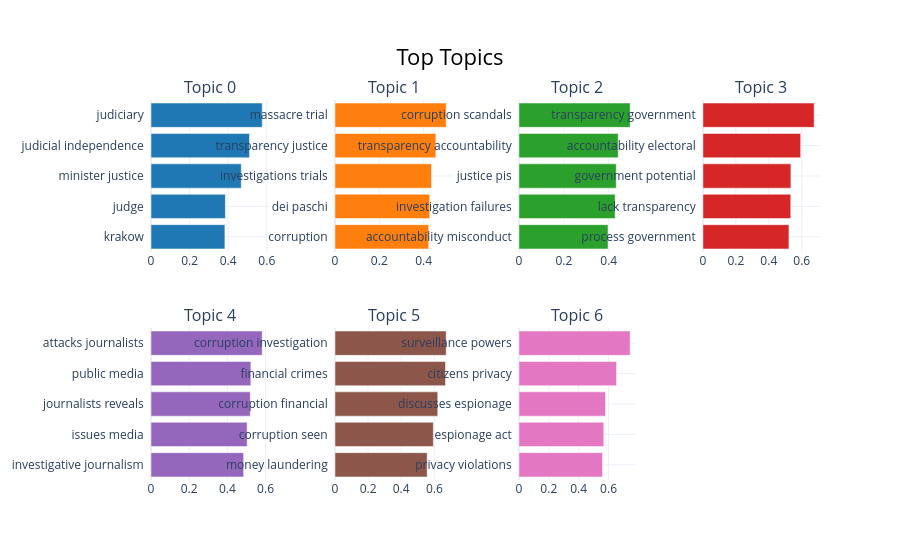
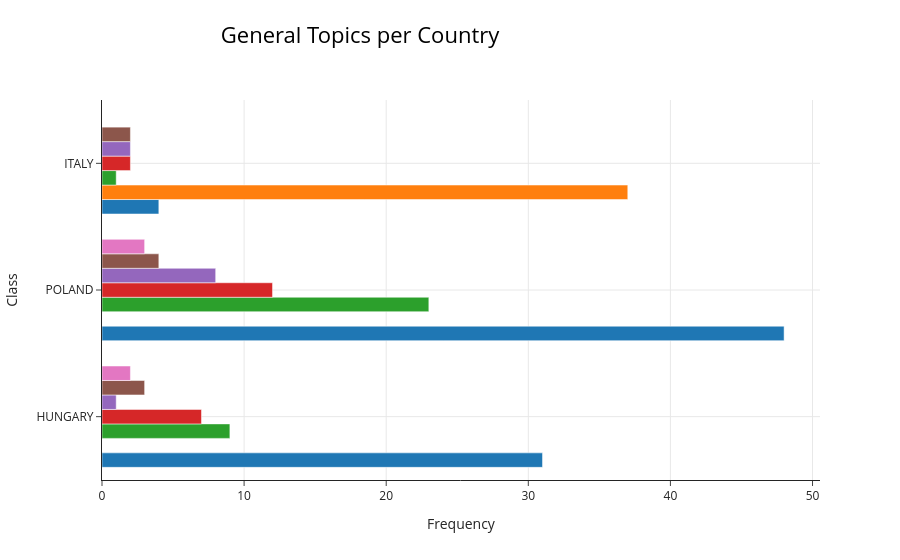

Source (notebook cell) for these figures, in order:
### Markdown cell above
# 1. Distribución de Temas
### 1.1 Distribución de Temas generales de Independencia Judicial

### Code cell
fig_bar_general = load_figure(f"bar_general_{MODULE1_STRATEGY}")
fig_bar_general.update_layout(width=None, height=None)
fig_bar_general.show()

fig_tpc_country = load_figure(f"tpc_general_{MODULE1_STRATEGY}_country")
fig_tpc_country.update_layout(width=None, height=None)
fig_tpc_country.show()

### Figure 1 — Plotly figure (JSON) as saved in the notebook; plotly's stock layout.template omitted (floating-point values rounded to 4 significant figures)
{"data": [{"marker": {"color": "#1f77b4"}, "orientation": "h", "type": "bar", "x": [0.383, 0.3854, 0.4677, 0.5104, 0.5764], "xaxis": "x", "y": ["krakow  ", "judge  ", "minister justice  ", "judicial independence  ", "judiciary  "], "yaxis": "y"}, {"marker": {"color": "#ff7f0e"}, "orientation": "h", "type": "bar", "x": [0.4226, 0.4272, 0.4355, 0.455, 0.5016], "xaxis": "x2", "y": ["corruption  ", "dei paschi  ", "investigations trials  ", "transparency justice  ", "massacre trial  "], "yaxis": "y2"}, {"marker": {"color": "#2ca02c"}, "orientation": "h", "type": "bar", "x": [0.3969, 0.4284, 0.4334, 0.4422, 0.4955], "xaxis": "x3", "y": ["accountability misconduct  ", "investigation failures  ", "justice pis  ", "transparency accountability  ", "corruption scandals  "], "yaxis": "y3"}, {"marker": {"color": "#d62728"}, "orientation": "h", "type": "bar", "x": [0.5221, 0.5332, 0.5339, 0.5931, 0.6751], "xaxis": "x4", "y": ["process government  ", "lack transparency  ", "government potential  ", "accountability electoral  ", "transparency government  "], "yaxis": "y4"}, {"marker": {"color": "#9467bd"}, "orientation": "h", "type": "bar", "x": [0.4853, 0.5037, 0.5201, 0.5231, 0.5826], "xaxis": "x5", "y": ["investigative journalism  ", "issues media  ", "journalists reveals  ", "public media  ", "attacks journalists  "], "yaxis": "y5"}, {"marker": {"color": "#8c564b"}, "orientation": "h", "type": "bar", "x": [0.5567, 0.594, 0.6206, 0.6674, 0.6716], "xaxis": "x6", "y": ["money laundering  ", "corruption seen  ", "corruption financial  ", "financial crimes  ", "corruption investigation  "], "yaxis": "y6"}, {"marker": {"color": "#e377c2"}, "orientation": "h", "type": "bar", "x": [0.5595, 0.568, 0.5798, 0.6533, 0.7447], "xaxis": "x7", "y": ["privacy violations  ", "espionage act  ", "discusses espionage  ", "citizens privacy  ", "surveillance powers  "], "yaxis": "y7"}], "layout": {"annotations": [{"font": {"size": 16}, "showarrow": false, "text": "Topic 0", "x": 0.0875, "xanchor": "center", "xref": "paper", "y": 1, "yanchor": "bottom", "yref": "paper"}, {"font": {"size": 16}, "showarrow": false, "text": "Topic 1", "x": 0.3625, "xanchor": "center", "xref": "paper", "y": 1, "yanchor": "bottom", "yref": "paper"}, {"font": {"size": 16}, "showarrow": false, "text": "Topic 2", "x": 0.6375, "xanchor": "center", "xref": "paper", "y": 1, "yanchor": "bottom", "yref": "paper"}, {"font": {"size": 16}, "showarrow": false, "text": "Topic 3", "x": 0.9125, "xanchor": "center", "xref": "paper", "y": 1, "yanchor": "bottom", "yref": "paper"}, {"font": {"size": 16}, "showarrow": false, "text": "Topic 4", "x": 0.0875, "xanchor": "center", "xref": "paper", "y": 0.4, "yanchor": "bottom", "yref": "paper"}, {"font": {"size": 16}, "showarrow": false, "text": "Topic 5", "x": 0.3625, "xanchor": "center", "xref": "paper", "y": 0.4, "yanchor": "bottom", "yref": "paper"}, {"font": {"size": 16}, "showarrow": false, "text": "Topic 6", "x": 0.6375, "xanchor": "center", "xref": "paper", "y": 0.4, "yanchor": "bottom", "yref": "paper"}], "hoverlabel": {"bgcolor": "white", "font": {"family": "Rockwell", "size": 16}}, "showlegend": false, "title": {"font": {"color": "Black", "size": 22}, "text": "Top Topics", "x": 0.5, "xanchor": "center", "yanchor": "top"}, "xaxis": {"anchor": "y", "domain": [0, 0.175], "showgrid": true}, "xaxis2": {"anchor": "y2", "domain": [0.275, 0.45], "showgrid": true}, "xaxis3": {"anchor": "y3", "domain": [0.55, 0.725], "showgrid": true}, "xaxis4": {"anchor": "y4", "domain": [0.825, 1], "showgrid": true}, "xaxis5": {"anchor": "y5", "domain": [0, 0.175], "showgrid": true}, "xaxis6": {"anchor": "y6", "domain": [0.275, 0.45], "showgrid": true}, "xaxis7": {"anchor": "y7", "domain": [0.55, 0.725], "showgrid": true}, "xaxis8": {"anchor": "y8", "domain": [0.825, 1], "showgrid": true}, "yaxis": {"anchor": "x", "domain": [0.6, 1], "showgrid": true}, "yaxis2": {"anchor": "x2", "domain": [0.6, 1], "showgrid": true}, "yaxis3": {"anchor": "x3", "domain": [0.6, 1], "showgrid": true}, "yaxis4": {"anchor": "x4", "domain": [0.6, 1], "showgrid": true}, "yaxis5": {"anchor": "x5", "domain": [0, 0.4], "showgrid": true}, "yaxis6": {"anchor": "x6", "domain": [0, 0.4], "showgrid": true}, "yaxis7": {"anchor": "x7", "domain": [0, 0.4], "showgrid": true}, "yaxis8": {"anchor": "x8", "domain": [0, 0.4], "showgrid": true}}}

### Figure 2 — Plotly figure (JSON) as saved in the notebook; plotly's stock layout.template omitted (floating-point values rounded to 4 significant figures)
{"data": [{"hoverinfo": "text", "hovertext": ["<b>Topic 0</b><br>Words: judicial, judiciary, judges, politicians, obt", "<b>Topic 0</b><br>Words: year, old, year old, court, minister", "<b>Topic 0</b><br>Words: potential manipulation, application, bias, case man, distorted"], "marker": {"color": "#1f77b4"}, "name": "0_judiciary_judicial independence_minist...", "orientation": "h", "type": "bar", "visible": true, "x": [31, 48, 4], "y": ["HUNGARY", "POLAND", "ITALY"]}, {"hoverinfo": "text", "hovertext": ["<b>Topic 1</b><br>Words: massacre, trial, mafia, crime, investigations"], "marker": {"color": "#ff7f0e"}, "name": "1_massacre trial_transparency justice_in...", "orientation": "h", "type": "bar", "visible": true, "x": [37], "y": ["ITALY"]}, {"hoverinfo": "text", "hovertext": ["<b>Topic 2</b><br>Words: lack accountability, accountability misconduct, scandal, bridge, funds", "<b>Topic 2</b><br>Words: corruption, discusses, visa, pis, scandal", "<b>Topic 2</b><br>Words: illegal activities, university, activities, illegal, delayed joining"], "marker": {"color": "#2ca02c"}, "name": "2_corruption scandals_transparency accou...", "orientation": "h", "type": "bar", "visible": true, "x": [9, 23, 1], "y": ["HUNGARY", "POLAND", "ITALY"]}, {"hoverinfo": "text", "hovertext": ["<b>Topic 3</b><br>Words: impact, neutral, consultations, open government, influence secret", "<b>Topic 3</b><br>Words: transparency accountability, accountability, envelope elections, envelope, institutions", "<b>Topic 3</b><br>Words: actionaid, actionaid criticism, possibility recount, wallet, recount"], "marker": {"color": "#d62728"}, "name": "3_transparency government_accountability...", "orientation": "h", "type": "bar", "visible": true, "x": [7, 12, 2], "y": ["HUNGARY", "POLAND", "ITALY"]}, {"hoverinfo": "text", "hovertext": ["<b>Topic 4</b><br>Words: fired lgbtq, presenter fired, lgbtq debate, lgbtq, presenter", "<b>Topic 4</b><br>Words: media, journalists, public media, lawsuits, slapp", "<b>Topic 4</b><br>Words: media, journalists, journalism, investigative journalism, uncovering"], "marker": {"color": "#9467bd"}, "name": "4_attacks journalists_public media_journ...", "orientation": "h", "type": "bar", "visible": true, "x": [1, 8, 2], "y": ["HUNGARY", "POLAND", "ITALY"]}, {"hoverinfo": "text", "hovertext": ["<b>Topic 5</b><br>Words: raid, police raid, healthcare, elderly, corruption healthcare", "<b>Topic 5</b><br>Words: vat, financial crimes, vat fraud, financial, fraud", "<b>Topic 5</b><br>Words: tax evasion, evasion, financial crimes, financial, crimes"], "marker": {"color": "#8c564b"}, "name": "5_corruption investigation_financial cri...", "orientation": "h", "type": "bar", "visible": true, "x": [3, 4, 2], "y": ["HUNGARY", "POLAND", "ITALY"]}, {"hoverinfo": "text", "hovertext": ["<b>Topic 6</b><br>Words: secret surveillance, privacy, surveillance, ruling investigation, datadat group", "<b>Topic 6</b><br>Words: surveillance, documentation, intelligence services, dissent, intelligence"], "marker": {"color": "#e377c2"}, "name": "6_surveillance powers_citizens privacy_d...", "orientation": "h", "type": "bar", "visible": true, "x": [2, 3], "y": ["HUNGARY", "POLAND"]}], "layout": {"hoverlabel": {"bgcolor": "white", "font": {"family": "Rockwell", "size": 16}}, "legend": {"title": {"text": "<b>Global Topic Representation"}}, "showlegend": false, "title": {"font": {"color": "Black", "size": 22}, "text": "General Topics per Country", "x": 0.4, "xanchor": "center", "y": 0.95, "yanchor": "top"}, "xaxis": {"showgrid": true, "title": {"text": "Frequency"}}, "yaxis": {"showgrid": true, "title": {"text": "Class"}}}}
